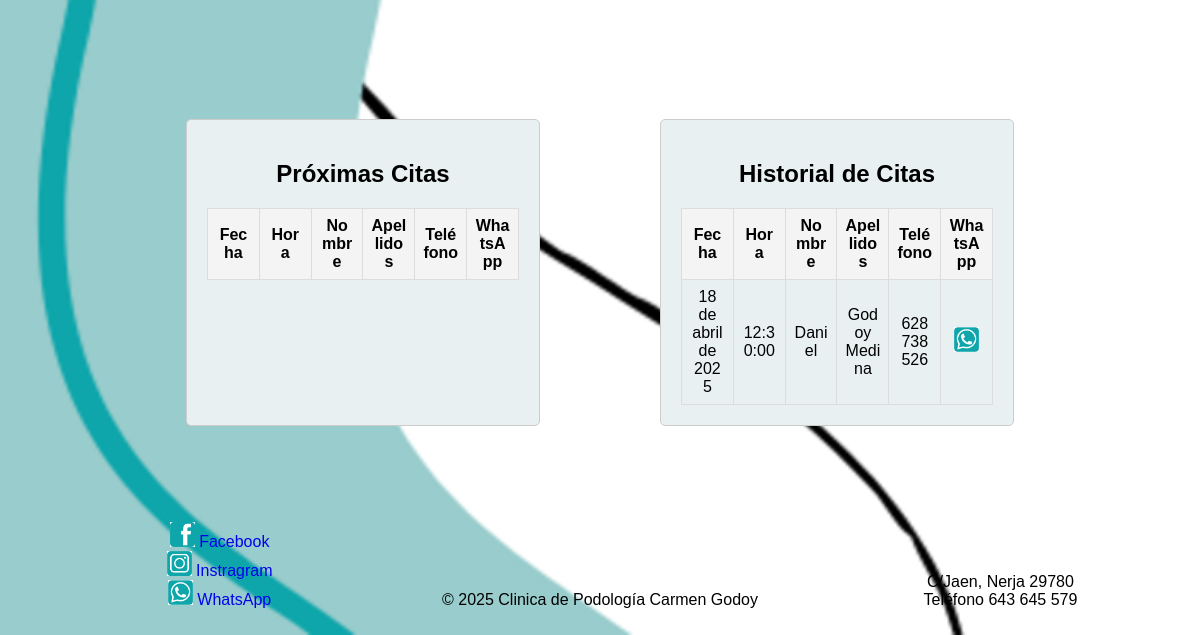
Before: /Codigo/copias/citas_copia_seguridad.php (signed in, lower part) with the older database file.
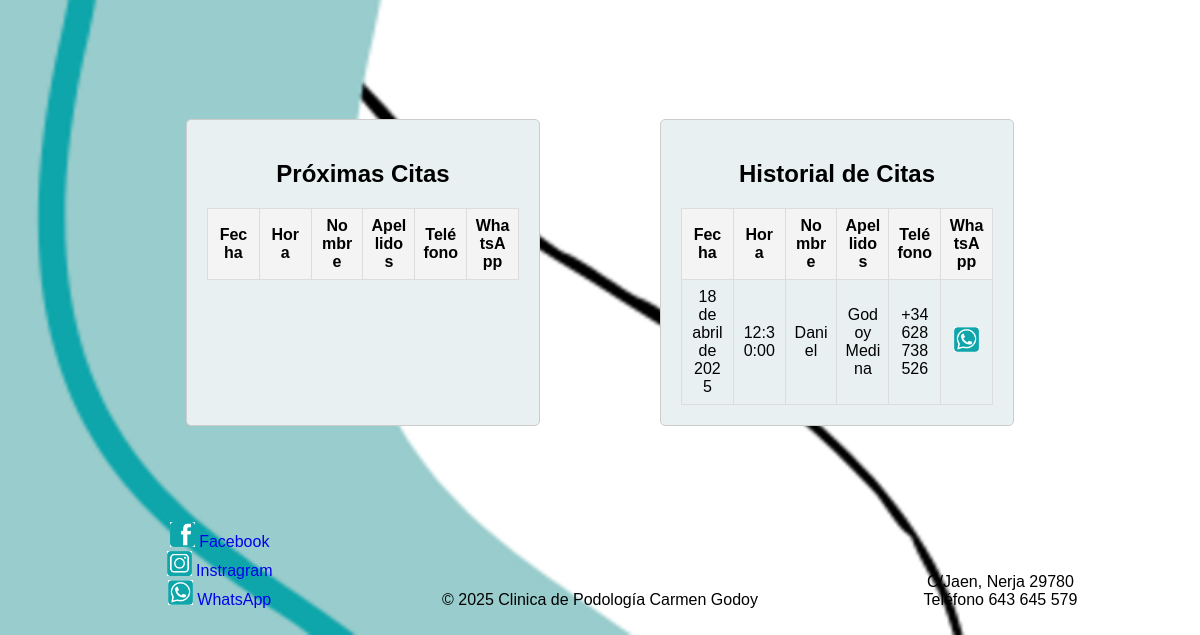
After: the same page with the newer database file.
### tables this page shows
CREATE TABLE Citas (
    idCita INT PRIMARY KEY AUTO_INCREMENT,
    fecha DATE,
    hora TIME,
    estado VARCHAR(50),
    anotaciones TEXT,
    bloqueada TINYINT(1) NOT NULL DEFAULT 0,
    confirmada TINYINT(1) NOT NULL DEFAULT 0,
    google_event_id VARCHAR(255) NULL,
    idPacientes INT,
    idAdmin INT,
    FOREIGN KEY (idPacientes) REFERENCES Pacientes(idPacientes),
    FOREIGN KEY (idAdmin) REFERENCES Admin(idAdmin)
);

CREATE TABLE Pacientes (
    idPacientes INT PRIMARY KEY AUTO_INCREMENT,
    nombre VARCHAR(50),
    apellido1 VARCHAR(50),
    apellido2 VARCHAR(50),
    email VARCHAR(100),
    telefono VARCHAR(30),
    fechaNacim DATE,
    sexo CHAR(1),
    dni VARCHAR(20) UNIQUE NOT NULL,
    pass VARCHAR(255),
    token_recuperacion VARCHAR(64) DEFAULT NULL,
    token_expira DATETIME DEFAULT NULL,
    idHistorial INT NOT NULL,
    FOREIGN KEY (idHistorial) REFERENCES Historial(idHistorial)
);

### Codigo/validaciones/historial.php (the view, shortened to what this page needs)
<?php
require_once __DIR__ . '/../conexion/conexion.php';
if (isset($_SESSION["idAdmin"])) {
    $query = "SELECT Citas.idCita, Citas.fecha, Citas.hora, Pacientes.nombre, Pacientes.apellido1, Pacientes.apellido2, Pacientes.telefono
              FROM Citas
              JOIN Pacientes ON Citas.idPacientes = Pacientes.idPacientes
              ORDER BY Citas.fecha ASC";
    $stmt = $conexion->prepare($query);
    $stmt->execute();
    $result = $stmt->get_result();
    $proximasCitas = [];
    while ($row = $result->fetch_assoc()) {
        $proximasCitas[] = [
            'idCita' => $row['idCita'],
            'fecha' => $row['fecha'],
            'hora' => $row['hora'],
            'nombre' => $row['nombre'],
            'apellido1' => $row['apellido1'],
            'apellido2' => $row['apellido2'],
            'telefono' => $row['telefono']
        ];
    }
    echo '<table class="citas" border="1">
        <tr>
            <th>Fecha</th>
            <th>Hora</th>
            <th>Nombre</th>
            <th>Apellidos</th>
            <th>Teléfono</th>
            <th>WhatsApp</th>
        </tr>';
    foreach ($proximasCitas as $cita) {
        $formatter = new \IntlDateFormatter(
            'es_ES',
            \IntlDateFormatter::LONG,
            \IntlDateFormatter::NONE,
            'Europe/Madrid',
            \IntlDateFormatter::GREGORIAN,
            "d 'de' MMMM 'de' yyyy"
        );
        $fecha = new DateTime($cita['fecha']);
        $fechaFormateada = $formatter->format($fecha);
        $telefonoCompleto = $cita['telefono'];
        preg_match('/^(\+\d+)\s*(.*)$/', $telefonoCompleto, $matches);
        $extension = $matches[1] ?? '+34';
        $telefono = $matches[2] ?? '';
        $wasap = "https://wa.me/" . $extension . $telefono;
        echo '<tr>
            <td>' . $fechaFormateada  . '</td>
            <td>' . $cita['hora'] . '</td>
            <td>' . $cita['nombre'] . '</td>
            <td>' . $cita['apellido1'] . ' ' . $cita['apellido2'] . '</td>
            <td>' . $cita['telefono'] . '</td>
            <td>
                <a href="' . $wasap . '" target="_blank">
                    <img class="redes" src="/Codigo/imagenes/whatsapp.png" alt="WhatsApp">
                </a>
            </td>
        </tr>';
    }
    echo '</table>';
}

Changed rows visible on the page:
changed through a linked row, citas "Daniel": idPacientes.telefono "628738526" → "+34 628738526"
